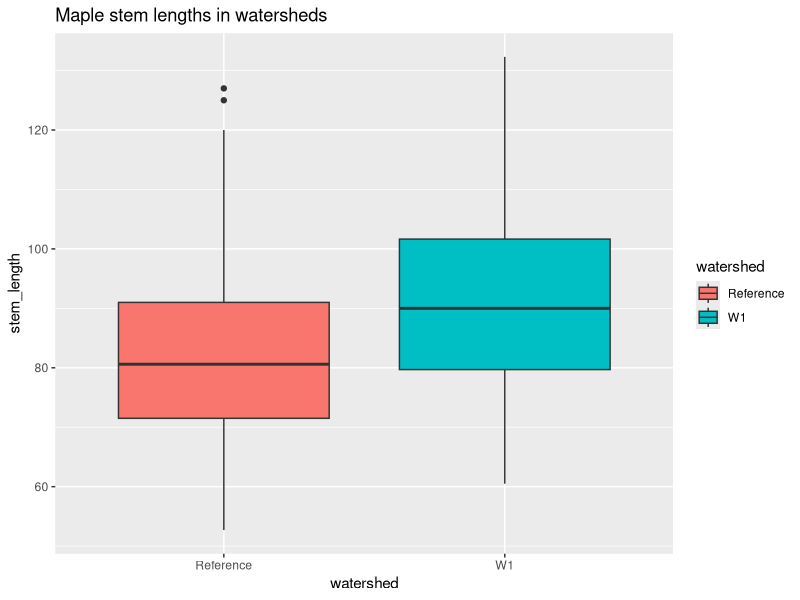
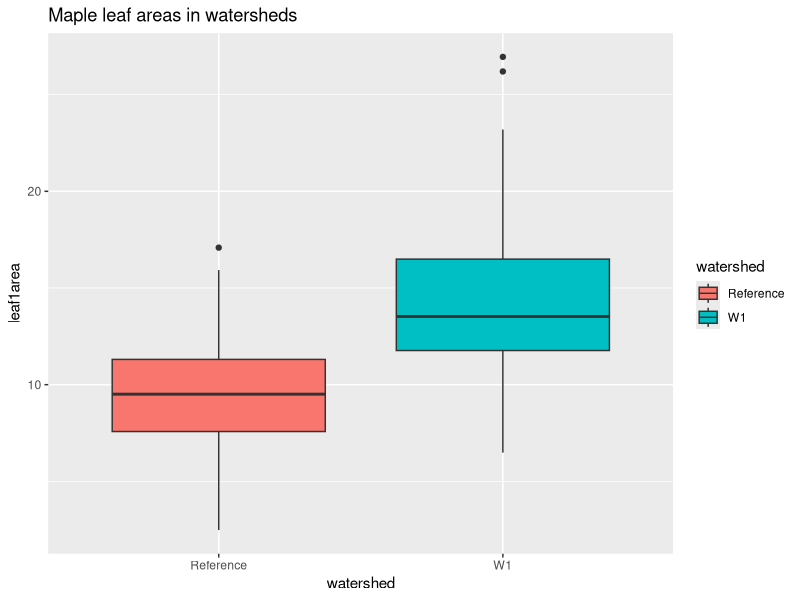
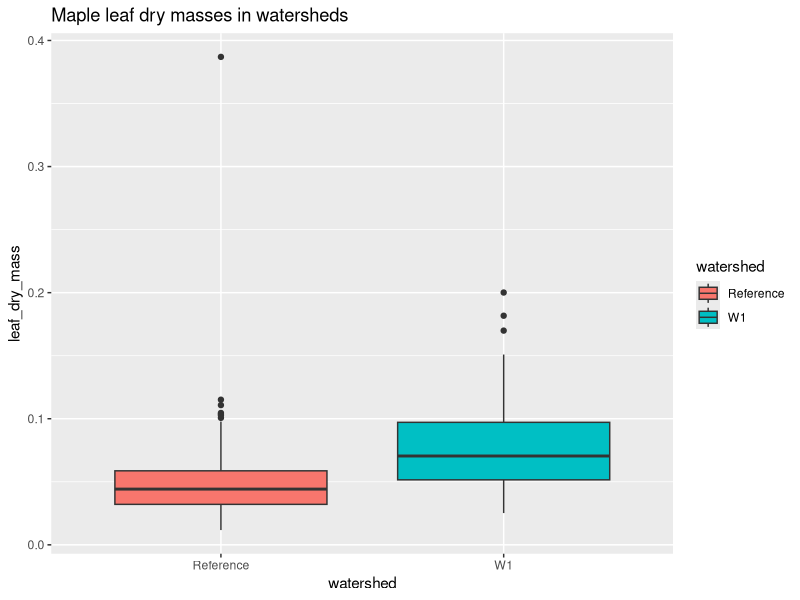
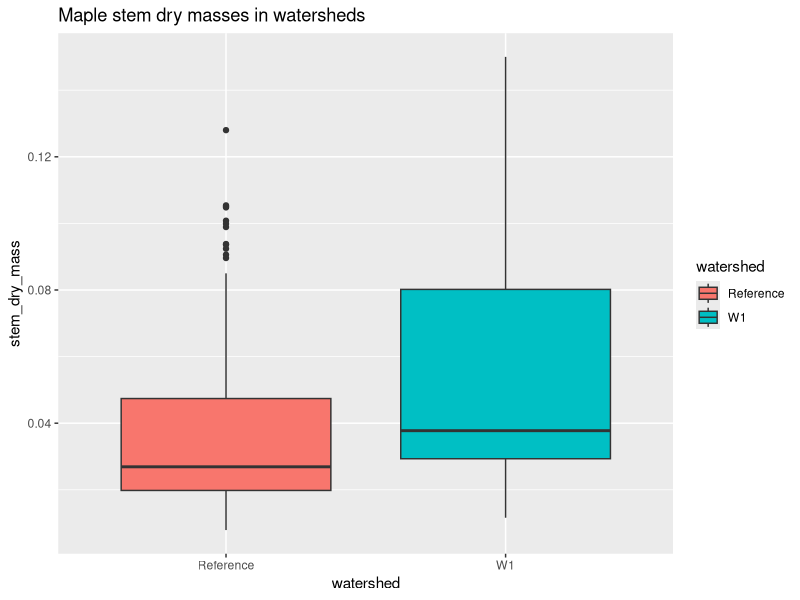

Source code (R) for these figures, in order:
# START OF SCRIPT -------------------------------------------------------------

# FILE INFORMATION ------------------------------------------------------------
## Living Data Project --- Productivity and Reproducibility
## Author --- Kelly Cheyanne Balfour
## Date --- September 23rd, 2024
## Course Assignment --- Week 04 - Final project (2024)
# -----------------------------------------------------------------------------

# DATABASE INFORMATION --------------------------------------------------------
## Database name: The Long Term Ecological Research (LTER) Program Network
## Database information: https://cran.r-project.org/web/packages/lterdatasampler/readme/README.html
## Date retrieved: September 20th, 2024
## Data set: "hbr_maples"
## Ownership: (1) Stephanie Juice (Cornell University), 
##            (2) Tim Fahey (Cornell University) 
# -----------------------------------------------------------------------------

# SET-UP ----------------------------------------------------------------------
# Install and load packages required:
install.packages("ggplot2")
library("ggplot2")

# Set the working directory to the main project directory "PR-class":
setwd("~/PR-class")
# You can also do this manually

# Load the "maples.data.csv" file created previously from the "00_rawdata"
# folder to a data matrix:
maples.data<-read.csv("./00_rawdata/Balfour_PR-class_raw-data_00.csv")

# Now set the working directory to the "03_figs" folder in the project
# directory, where we will save # copies of the plots produced below (our
# manuscript figures):
setwd("./03_figs")

# Create box plots for each trait and export the plots as .jpeg files:

# Figure 1: a boxplot of the mean stem lengths exhibited in each watershed
# (reference and W1):
ggplot(data=maples.data, aes(x=watershed, y=stem_length, fill=watershed)) +
  geom_boxplot() + ggtitle("Maple stem lengths in watersheds")
dev.copy(jpeg,'Balfour_PR-class_figure1_stem-length_00.png')
dev.off()

# Figure 2: a boxplot of the mean leaf areas exhibited in each watershed 
# (reference and W1):
ggplot(data=maples.data, aes(x=watershed, y=leaf1area, fill=watershed)) +
  geom_boxplot() + ggtitle("Maple leaf areas in watersheds")
dev.copy(jpeg,'Balfour_PR-class_figure2_leaf-area_00.png')
dev.off()

# Figure 3: a boxplot of the mean leaf dry masses exhibited in each watershed
# (reference and W1):
ggplot(data=maples.data, aes(x=watershed, y=leaf_dry_mass, fill=watershed)) +
  geom_boxplot() + ggtitle("Maple leaf dry masses in watersheds")
dev.copy(jpeg,'Balfour_PR-class_figure3_leaf-dry-mass_00.png')
dev.off()

# Figure 4: a boxplot of the mean stem dry masses exhibited in each watershed
# (reference and W1):
ggplot(data=maples.data, aes(x=watershed, y=stem_dry_mass, fill=watershed)) +
  geom_boxplot() + ggtitle("Maple stem dry masses in watersheds")
dev.copy(jpeg,'Balfour_PR-class_figure4_stem-dry-mass_00.png')
dev.off()

# END OF SCRIPT----------------------------------------------------------------